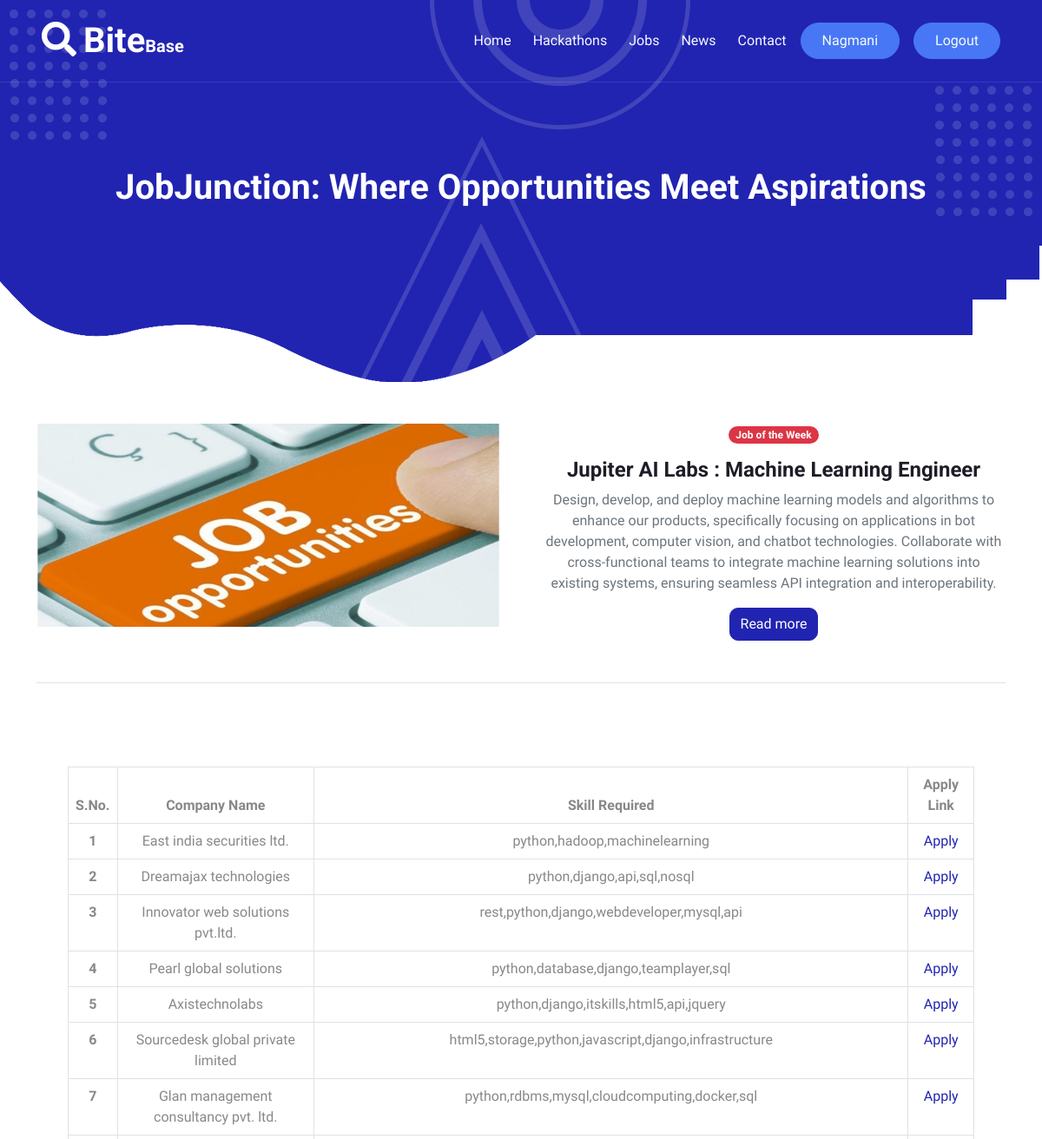
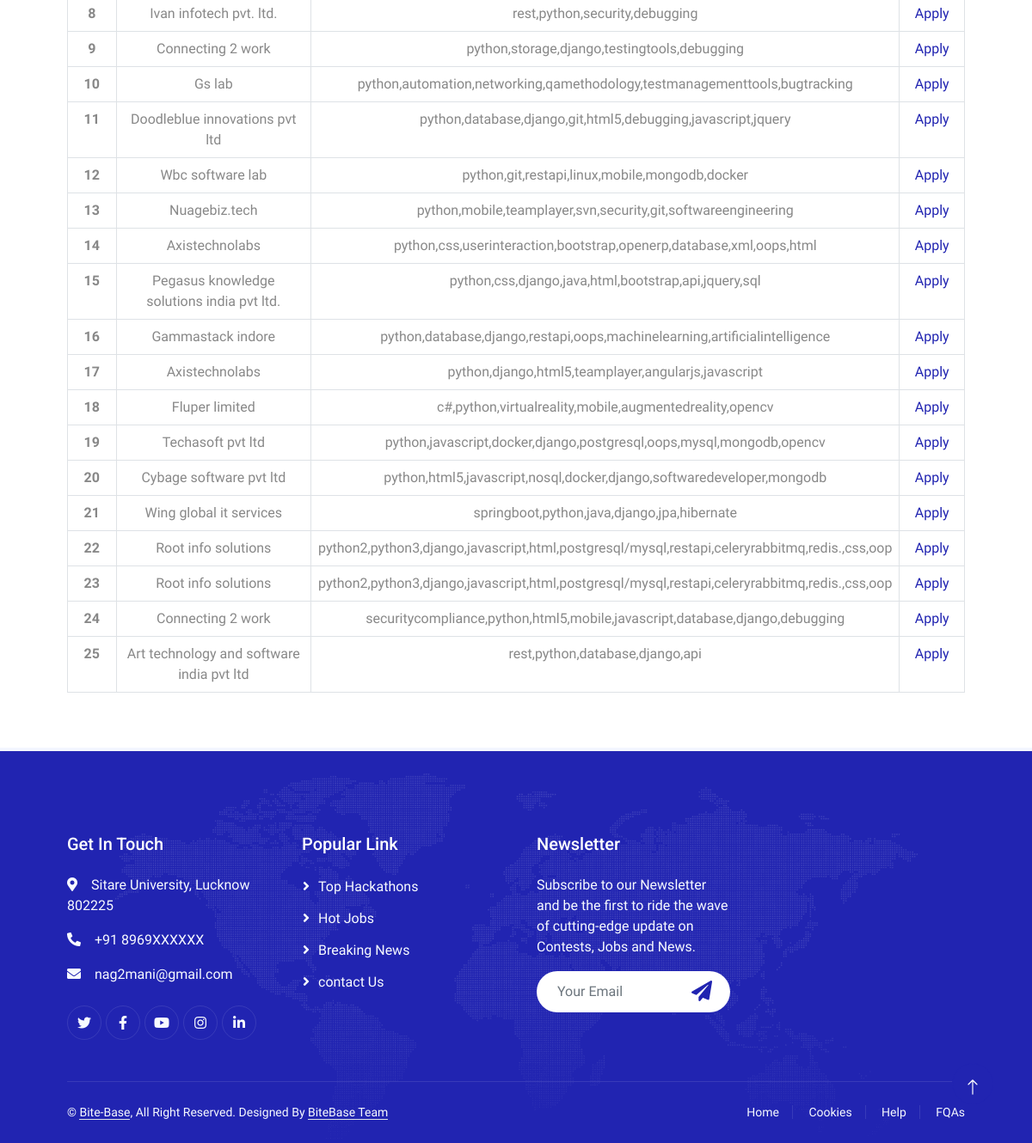
/job/ (signed in), run on the app's committed database (2 pictures, top to bottom).
### home/models.py (models this page shows)
class Job(models.Model):
    company_name = models.CharField(max_length=1000)
    skills = models.CharField(max_length=10000)
    posted_date = models.CharField(max_length=1000, null=True)
    apply_link = models.URLField()

### home/views.py (the view)
# urls.py: path('job/', job, name='job'),
@login_required(login_url="/login/")
def job(request):
    jobs_from_database = Job.objects.all()
    return render(request, 'job.html', context={'job_list_all' : jobs_from_database})

### home/templates/job.html (shortened to what this page needs)
{% extends 'base.html' %}
{% block start %}
      <div class="container-xxl py-5 bg-primary hero-header mb-5">
        <div class="container my-5 py-5 px-lg-5">
          <div class="row g-5 py-5">
            <div class="col-12 text-center">
              <h1 class="text-white animated zoomIn">JobJunction: Where Opportunities Meet Aspirations</h1>
            </div>
          </div>
        </div>
      </div>
    </div>
    <div class="container">
      <section class="border-bottom pb-4 mb-5">
        <div class="row gx-5">
          <div class="col-md-6 mb-4">
            <div class="bg-image hover-overlay ripple shadow-2-strong" data-mdb-ripple-color="light">
              <img src="../static/trending-jobs-in-india-16399126763x2.jpg" class="img-fluid" />
            </div>
          </div>
          <div class="col-md-6 mb-4 text-center">
            <span class="badge bg-danger px-2 py-1 mb-3">Job of the Week</span>
            <h4><strong>Jupiter AI Labs : Machine Learning Engineer</strong></h4>
            <p class="text-muted">
              Design, develop, and deploy machine learning models and algorithms to enhance our products, specifically focusing on applications in bot development, computer vision, and chatbot technologies.
              Collaborate with cross-functional teams to integrate machine learning solutions into existing systems, ensuring seamless API integration and interoperability.
            </p>
            <a type="button" class="btn btn-primary" href="https://www.linkedin.com/jobs/view/machine-learning-engineer-at-jupiter-ai-labs-%E2%9C%94-3778193398/?utm_campaign=google_jobs_apply&utm_source=google_jobs_apply&utm_medium=organic&originalSubdomain=in">Read more</a>
          </div>
        </div>
      </section>
    </div>
    <div class="container-xxl py-5">
      <div class="container px-lg-5">
        <div class="content-container">
          <table class="table table-bordered">
            <thead>
              <tr>
                <th scope="col" style="text-align: center;">S.No.</th>
                <th scope="col" style="text-align: center;">Company Name</th>
                <th scope="col" style="text-align: center;">Skill Required</th>
                <th scope="col" style="text-align: center;">Apply Link</th>
              </tr>
            </thead>
            {% for job in job_list_all %}
            <tbody>
              <tr>
                <th scope="row" style="text-align: center;">{{forloop.counter}}</th>
                <td style="text-align: center;">{{job.company_name}}</td>
                <td style="text-align: center;">{{job.skills}}</td>
                <td style="text-align: center;"><a href="{{job.apply_link}}"> Apply </a></td>
              </tr>
            </tbody>
            {%endfor%}
          </table>
        </div>
      </div>
    </div>
  </div>
  {%endblock%}

### home/templates/base.html (shortened to what this page needs)
<!DOCTYPE html>
<html lang="en">
<head>
  <link rel="stylesheet" href="https://use.fontawesome.com/releases/v5.11.2/css/all.css" />
  <link href="https://cdnjs.cloudflare.com/ajax/libs/font-awesome/5.10.0/css/all.min.css" rel="stylesheet">
  <link href="https://cdn.jsdelivr.net/npm/bootstrap-icons@1.4.1/font/bootstrap-icons.css" rel="stylesheet">
  <link href="../static/lib/animate/animate.min.css" rel="stylesheet">
  <link href="../static/lib/owlcarousel/assets/owl.carousel.min.css" rel="stylesheet">
  <link href="../static/lib/lightbox/css/lightbox.min.css" rel="stylesheet">
  <link href="../static/css/bootstrap.min.css" rel="stylesheet">
  <link href="../static/css/style.css" rel="stylesheet">
</head>
<body>
  <div class="container-xxl bg-white p-0">
    <div class="container-xxl position-relative p-0">
      <nav class="navbar navbar-expand-lg navbar-light px-4 px-lg-5 py-3 py-lg-0 ">
        <a href="" class="navbar-brand p-0">
          <h1 class="m-0"><i class="fa fa-search me-2"></i>Bite<span class="fs-5">Base</span></h1>
        </a>
        <div class="collapse navbar-collapse" id="navbarCollapse">
          <div class="navbar-nav ms-auto py-0">
            <a href="/" class="nav-item nav-link ">Home</a>
            <a href="/contest/" class="nav-item nav-link ">Hackathons</a>
            <a href="/job/" class="nav-item nav-link ">Jobs</a>
            <a href="/news/" class="nav-item nav-link ">News</a>
            <a href="/contact/" class="nav-item nav-link">Contact</a>
          </div>
          {% if request.user.is_authenticated %}
          <a href="#" class="btn btn-secondary text-light rounded-pill py-2 px-4 ms-3">{{request.user.first_name}}</a>
          <a href="/logout/" class="btn btn-secondary text-light rounded-pill py-2 px-4 ms-3">Logout</a>
          {% else %}
          <a href="/signup/" class="btn btn-secondary text-light rounded-pill py-2 px-4 ms-3">Pro Version</a>
          {% endif %}
        </div>
      </nav>
      {% block start %}
      {% endblock %}
      <div class="container-fluid bg-primary text-light footer mt-1 pt-5 wow fadeIn" data-wow-delay="0.1s">
        <div class="container py-5 px-lg-5">
          <div class="row g-5">
            <div class="col-md-6 col-lg-3">
              <h5 class="text-white mb-4">Get In Touch</h5>
              <p><i class="fa fa-map-marker-alt me-3"></i>Sitare University, Lucknow 802225</p>
              <p><i class="fa fa-phone-alt me-3"></i>+91 8969XXXXXX</p>
              <p><i class="fa fa-envelope me-3"></i>nag2mani@gmail.com</p>
              <div class="d-flex pt-2">
                <a class="btn btn-outline-light btn-social" href=""><i class="fab fa-twitter"></i></a>
                <a class="btn btn-outline-light btn-social" href=""><i class="fab fa-facebook-f"></i></a>
                <a class="btn btn-outline-light btn-social" href=""><i class="fab fa-youtube"></i></a>
                <a class="btn btn-outline-light btn-social" href=""><i class="fab fa-instagram"></i></a>
                <a class="btn btn-outline-light btn-social" href=""><i class="fab fa-linkedin-in"></i></a>
              </div>
            </div>
            <div class="col-md-6 col-lg-3">
              <h5 class="text-white mb-4">Popular Link</h5>
              <a class="btn btn-link" href="/contest/">Top Hackathons</a>
              <a class="btn btn-link" href="/job/">Hot Jobs</a>
              <a class="btn btn-link" href="/news/">Breaking News</a>
              <a class="btn btn-link" href="/contact/">contact Us</a>
            </div>
            <div class="col-md-6 col-lg-3">
              <h5 class="text-white mb-4">Newsletter</h5>
              <p>
                Subscribe to our Newsletter and be the first to ride the wave of
                cutting-edge update on Contests, Jobs and News.
              </p>
              <div class="position-relative w-100 mt-3">
                <input class="form-control border-0 rounded-pill w-100 ps-4 pe-5" type="text" placeholder="Your Email" style="height: 48px;">
                <button type="button" class="btn shadow-none position-absolute top-0 end-0 mt-1 me-2" > <i class="fa fa-paper-plane text-primary fs-4"></i></button>
              </div>
            </div>
          </div>
        </div>
        <div class="container px-lg-5">
          <div class="copyright">
            <div class="row">
              <div class="col-md-6 text-center text-md-start mb-3 mb-md-0">
                &copy; <a class="border-bottom" href="#">Bite-Base</a>, All Right Reserved.
                Designed By <a class="border-bottom" href="#">BiteBase Team</a>
              </div>
              <div class="col-md-6 text-center text-md-end">
                <div class="footer-menu">
                  <a href="">Home</a>
                  <a href="">Cookies</a>
                  <a href="">Help</a>
                  <a href="">FQAs</a>
                </div>
              </div>
            </div>
          </div>
        </div>
      </div>
      <a href="#" class="btn btn-lg btn-primary btn-lg-square back-to-top pt-2"><i class="bi bi-arrow-up"></i></a>
</body>
</html>

### home/static/css/style.css (style rules this page uses)
:root { --primary: #2124B1; --secondary: #4777F5; --light: #F7FAFF; --dark: #1D1D27; }
.back-to-top { position: fixed; display: none; right: 45px; bottom: 45px; z-index: 99; }
h1, h2, h3, .fw-bold { font-weight: 700 !important; }
h4, h5, h6, .fw-medium { font-weight: 500 !important; }
.btn { font-weight: 500; transition: .5s; }
.btn-lg-square { width: 48px; height: 48px; }
.btn-square, .btn-sm-square, .btn-lg-square { padding: 0; display: flex; align-items: center; justify-content: center; font-weight: normal; border-radius: 50px; }
.navbar-light .navbar-nav .nav-link { position: relative; margin-left: 25px; padding: 35px 0; color: var(--light) !important; outline: none; transition: .5s; }
.navbar-light .navbar-brand h1 { color: #FFFFFF; }
@media (min-width: 992px) { .navbar-light { position: absolute; width: 100%; top: 0; left: 0; border-bottom: 1px solid rgba(256, 256, 256, .1); z-index: 999; } }
@media (min-width: 992px) { .navbar-light .navbar-nav .nav-link::before { position: absolute; content: ""; width: 0; height: 2px; bottom: -1px; left: 50%; background: var(--secondary); transition: .5s; } }
.hero-header { background: url(../img/bg-dot.png), url(../img/bg-dot.png), url(../img/bg-round.png), url(../img/bg-tree.png), url(../img/bg-bottom-hero.png); background-position: 10px 10px, bottom 190px right 10px, left 55% top -1px, left 45% bottom -1px, center bottom -1px; background-repeat: no-repeat; }
.footer { background: url(../img/footer.png) center center no-repeat; background-size: contain; }
.footer .btn.btn-social { margin-right: 5px; width: 40px; height: 40px; display: flex; align-items: center; justify-content: center; color: var(--light); border: 1px solid rgba(256, 256, 256, .1); border-radius: 40px; transition: .3s; }
.footer .btn.btn-link { display: block; margin-bottom: 10px; padding: 0; text-align: left; color: var(--light); font-weight: normal; transition: .3s; }
.footer .btn.btn-link::before { position: relative; content: "\f105"; font-family: "Font Awesome 5 Free"; font-weight: 900; margin-right: 10px; }
.footer .copyright { padding: 25px 0; font-size: 14px; border-top: 1px solid rgba(256, 256, 256, .1); }
.footer .copyright a { color: var(--light); }
.footer .footer-menu a { margin-right: 15px; padding-right: 15px; border-right: 1px solid rgba(255, 255, 255, .1); }
.footer .footer-menu a:last-child { margin-right: 0; padding-right: 0; border-right: none; }

### data on the page
Job: company_name "East india securities ltd.", skills "python,hadoop,machinelearning"
Job: company_name "Dreamajax technologies", skills "python,django,api,sql,nosql"
Job: company_name "Innovator web solutions pvt.ltd.", skills "rest,python,django,webdeveloper,mysql,api"
Job: company_name "Pearl global solutions", skills "python,database,django,teamplayer,sql"
Job: company_name "Axistechnolabs", skills "python,django,itskills,html5,api,jquery"
Job: company_name "Sourcedesk global private limited", skills "html5,storage,python,javascript,django,infrastructure"
Job: company_name "Glan management consultancy pvt. ltd.", skills "python,rdbms,mysql,cloudcomputing,docker,sql"
Job: company_name "Ivan infotech pvt. ltd.", skills "rest,python,security,debugging"
Job: company_name "Connecting 2 work", skills "python,storage,django,testingtools,debugging"
Job: company_name "Gs lab", skills "python,automation,networking,qamethodology,testmanagementtools,bugtracking"
Job: company_name "Doodleblue innovations pvt ltd", skills "python,database,django,git,html5,debugging,javascript,jquery"
Job: company_name "Wbc software lab", skills "python,git,restapi,linux,mobile,mongodb,docker"
Job: company_name "Nuagebiz.tech", skills "python,mobile,teamplayer,svn,security,git,softwareengineering"
Job: company_name "Axistechnolabs", skills "python,css,userinteraction,bootstrap,openerp,database,xml,oops,html"
Job: company_name "Pegasus knowledge solutions india pvt ltd.", skills "python,css,django,java,html,bootstrap,api,jquery,sql"
Job: company_name "Gammastack indore", skills "python,database,django,restapi,oops,machinelearning,artificialintelligence"
Job: company_name "Axistechnolabs", skills "python,django,html5,teamplayer,angularjs,javascript"
Job: company_name "Fluper limited", skills "c#,python,virtualreality,mobile,augmentedreality,opencv"
Job: company_name "Techasoft pvt ltd", skills "python,javascript,docker,django,postgresql,oops,mysql,mongodb,opencv"
Job: company_name "Cybage software pvt ltd", skills "python,html5,javascript,nosql,docker,django,softwaredeveloper,mongodb"
Job: company_name "Wing global it services", skills "springboot,python,java,django,jpa,hibernate"
Job: company_name "Root info solutions", skills "python2,python3,django,javascript,html,postgresql/mysql,restapi,celeryrabbitmq,redis.,css,oop"
Job: company_name "Root info solutions", skills "python2,python3,django,javascript,html,postgresql/mysql,restapi,celeryrabbitmq,redis.,css,oop"
Job: company_name "Connecting 2 work", skills "securitycompliance,python,html5,mobile,javascript,database,django,debugging"
Job: company_name "Art technology and software india pvt ltd", skills "rest,python,database,django,api"

### other printed values
{{ request.user.first_name }} "Nagmani"
